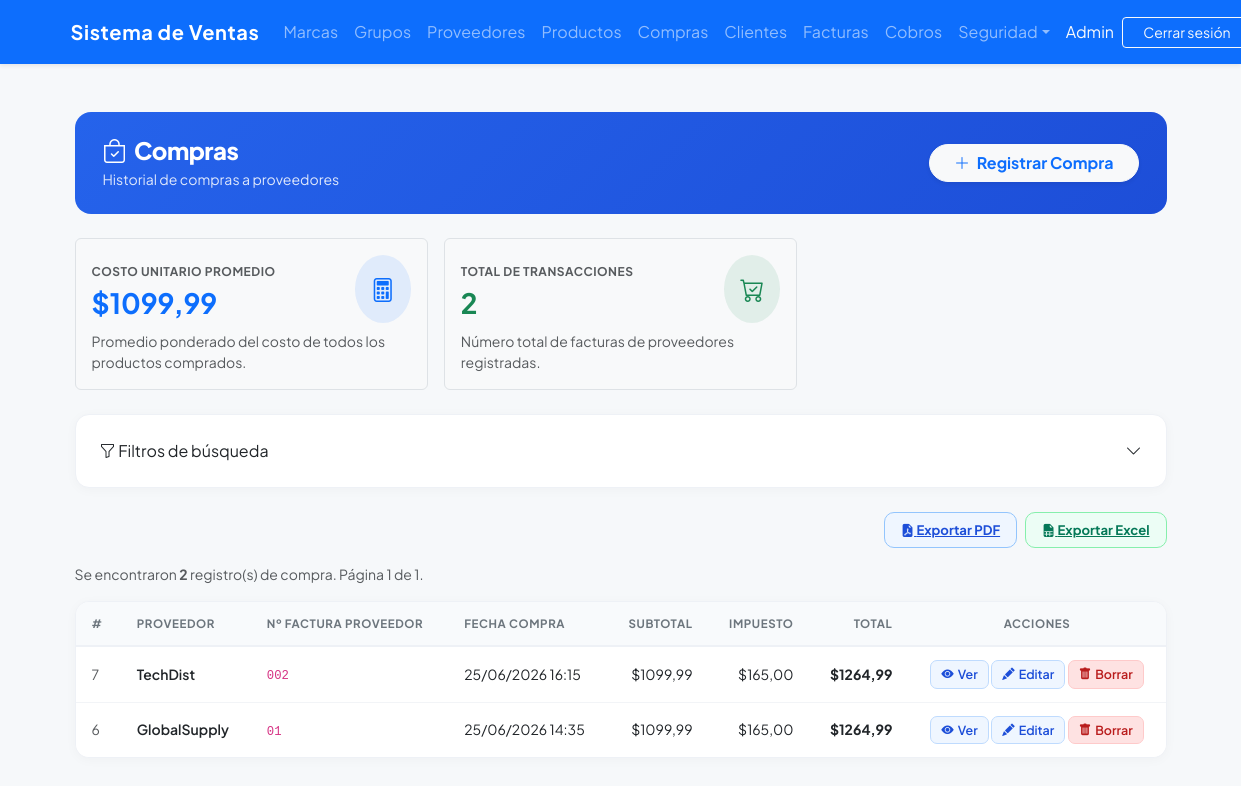
Before: /purchases/ (signed in) with the older database file.
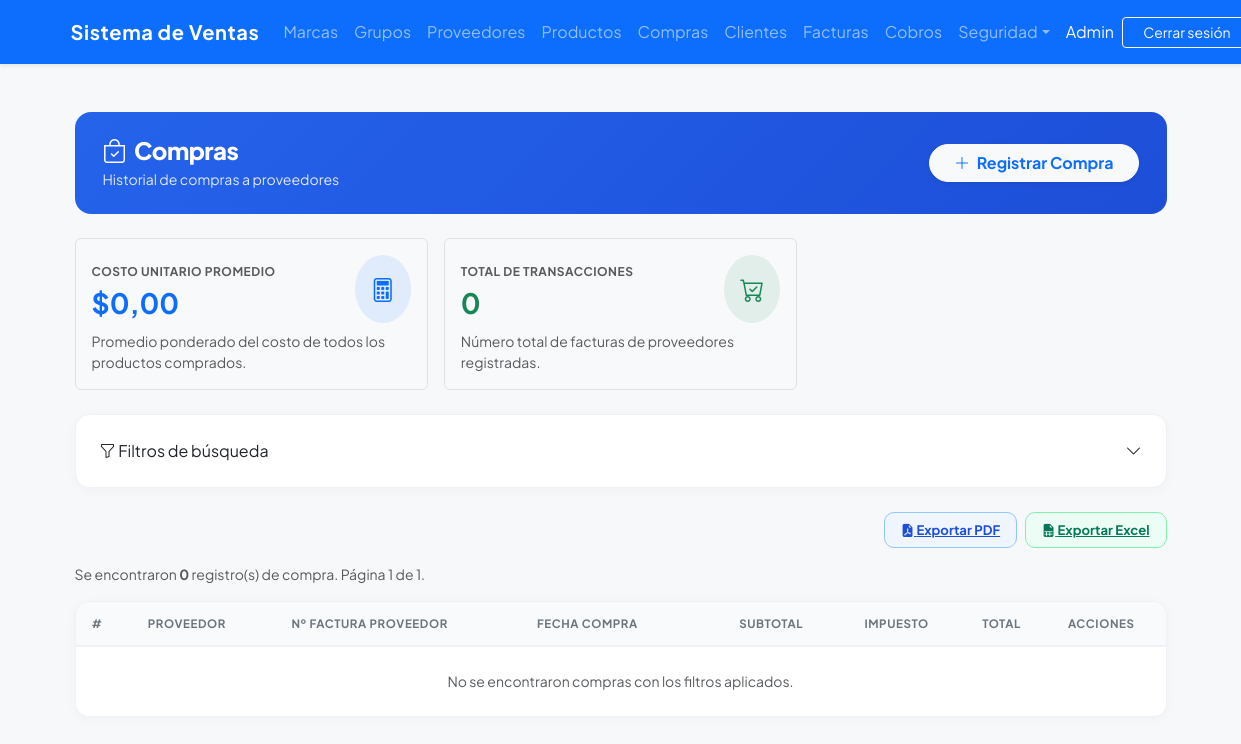
After: the same page with the newer database file.
### purchasing/models.py (models this page shows, shortened)
class Purchase(models.Model):
    TIPO_PAGO = [
        ('contado', 'Contado'),
        ('credito', 'Crédito'),
    ]
    ESTADO = [
        ('PENDIENTE', 'Pendiente'),
        ('PAGADA', 'Pagada'),
        ('ANULADA', 'Anulada'),
    ]
    supplier = models.ForeignKey(
        Supplier, on_delete=models.PROTECT, related_name='purchases', verbose_name='Proveedor'
    )
    document_number = models.CharField(
        max_length=20, verbose_name='Nº de Factura Proveedor'
    )
    purchase_date = models.DateTimeField(auto_now_add=True, verbose_name='Fecha de Compra')
    subtotal = models.DecimalField(max_digits=12, decimal_places=2, default=0, verbose_name='Subtotal')
    tax = models.DecimalField(max_digits=12, decimal_places=2, default=0, verbose_name='Impuesto (15%)')
    total = models.DecimalField(max_digits=12, decimal_places=2, default=0, verbose_name='Total')
    tipo_pago = models.CharField(max_length=10, choices=TIPO_PAGO, default='contado', verbose_name='Tipo de Pago')
    saldo = models.DecimalField(max_digits=12, decimal_places=2, default=0, verbose_name='Saldo Pendiente')
    estado = models.CharField(max_length=10, choices=ESTADO, default='PENDIENTE', verbose_name='Estado')
    is_active = models.BooleanField(default=True, verbose_name='Activa')
    class Meta:
        verbose_name = 'Compra'
        verbose_name_plural = 'Compras'
        ordering = ['-purchase_date']
        unique_together = ['supplier', 'document_number']

### billing/models.py (models this page shows, shortened)
class Supplier(models.Model):
    name = models.CharField(max_length=200, verbose_name='Nombre de la Empresa')
    contact_name = models.CharField(max_length=200, blank=True, null=True, verbose_name = 'Nombre de Contacto')
    email = models.EmailField(blank=True, null=True, verbose_name = 'Correo Electronico')
    phone = models.CharField(max_length=20, blank=True, null=True, verbose_name = 'Teléfono')
    address = models.TextField(blank=True, null=True, verbose_name = 'Dirección')
    is_active = models.BooleanField(default=True, verbose_name = 'Activo')
    created_at = models.DateTimeField(auto_now_add=True, verbose_name = 'Creado el')
    updated_at = models.DateTimeField(auto_now=True, verbose_name = 'Actualizado el')
    class Meta:
        verbose_name = 'Proveedor'
        verbose_name_plural = 'Proveedores'
        ordering = ['name']

### purchasing/views.py (the view, shortened to what this page needs)
# urls.py: path('', views.purchase_list, name='purchase_list'),
@login_required
@group_required('Administrador', 'Analista de Compras')
@audit_action('LIST_PURCHASES')
def purchase_list(request):
    purchases = Purchase.objects.all().select_related('supplier')
    p = request.GET
    supplier_id = p.get('supplier', '')
    date_min = p.get('date_min', '')
    date_max = p.get('date_max', '')
    doc_number = p.get('doc_number', '')
    if supplier_id:
        purchases = purchases.filter(supplier_id=supplier_id)
    if doc_number:
        purchases = purchases.filter(document_number__icontains=doc_number)
    if date_min and date_max:
        purchases = purchases.filter(purchase_date__date__range=[date_min, date_max])
    elif date_min:
        purchases = purchases.filter(purchase_date__date__gte=date_min)
    elif date_max:
        purchases = purchases.filter(purchase_date__date__lte=date_max)
    export_format = p.get('export')
    avg_cost_data = PurchaseDetail.objects.aggregate(avg_cost=Avg('unit_cost'))
    avg_cost = avg_cost_data['avg_cost'] or Decimal('0.00')
    paginator = Paginator(purchases, 10)
    page_number = request.GET.get('page')
    page_obj = paginator.get_page(page_number)
    suppliers = Supplier.objects.filter(is_active=True).order_by('name')
    params = request.GET.copy()
    params.pop('page', None)
    query_string = params.urlencode()
    has_active_filters = any([supplier_id, date_min, date_max, doc_number])
    ALL_COLUMNS = [
        ('id', 'ID'),
        ('supplier', 'Proveedor'),
        ('document_number', 'Nº Factura Proveedor'),
        ('purchase_date', 'Fecha Compra'),
        ('subtotal', 'Subtotal'),
        ('tax', 'Impuesto'),
        ('total', 'Total'),
    ]
    columns = request.GET.getlist('columns')
    if not columns:
        columns = [c[0] for c in ALL_COLUMNS]
    return render(request, 'purchasing/purchase_list.html', {
        'page_obj': page_obj,
        'paginator': paginator,
        'avg_cost': avg_cost,
        'suppliers': suppliers,
        'filter': p,
        'query_string': query_string,
        'has_active_filters': has_active_filters,
        'available_columns': ALL_COLUMNS,
        'selected_columns': columns,
    })

### security/templatetags/security_tags.py (called while the page is built)
@register.filter(name='has_group')
def has_group(user, group_name):
    if not user.is_authenticated:
        return False
    if user.is_superuser:      # el superusuario ve todo
        return True
    return user.groups.filter(name=group_name).exists()

### purchasing/templates/purchasing/purchase_list.html (shortened to what the changed rows need)
{% extends 'billing/base.html' %}
{% block content %}
<div class="container-fluid py-4">
  <div class="page-header d-flex justify-content-between align-items-center mb-4">
    <div>
      <h1><i class="bi bi-bag-check me-2"></i>Compras</h1>
    </div>
  </div>
  <div class="row g-3 mb-4">
  <div class="col-md-4">
    <div class="card stat-card bg-light border p-3">
      <div class="d-flex align-items-center justify-content-between">
        <div>
          <span class="text-uppercase text-muted fw-bold small" style="font-size: 0.75rem; letter-spacing: 0.5px;">Costo Unitario Promedio</span>
          <h3 class="fw-bold text-primary mb-0 mt-1">${{ avg_cost|floatformat:2 }}</h3>
        </div>
      </div>
    </div>
  </div>
  <div class="col-md-4">
    <div class="card stat-card bg-light border p-3">
      <div class="d-flex align-items-center justify-content-between">
        <div>
          <span class="text-uppercase text-muted fw-bold small" style="font-size: 0.75rem; letter-spacing: 0.5px;">Total de Transacciones</span>
          <h3 class="fw-bold text-success mb-0 mt-1">{{ paginator.count }}</h3>
        </div>
      </div>
    </div>
  </div>
</div>
<p class="text-muted small">
  Se encontraron <strong>{{ paginator.count }}</strong> registro(s) de compra.
  Página {{ page_obj.number }} de {{ paginator.num_pages }}.
</p>
<div class="products-table">
  <table class="table mb-0">
    <thead>
      <tr>
        {% if 'id' in selected_columns %}<th>#</th>{% endif %}
        {% if 'supplier' in selected_columns %}<th>Proveedor</th>{% endif %}
        {% if 'document_number' in selected_columns %}<th>Nº Factura Proveedor</th>{% endif %}
        {% if 'purchase_date' in selected_columns %}<th>Fecha Compra</th>{% endif %}
        {% if 'subtotal' in selected_columns %}<th class="text-end">Subtotal</th>{% endif %}
        {% if 'tax' in selected_columns %}<th class="text-end">Impuesto</th>{% endif %}
        {% if 'total' in selected_columns %}<th class="text-end">Total</th>{% endif %}
        <th class="text-center">Acciones</th>
      </tr>
    </thead>
    <tbody>
      {% for item in page_obj %}
      <tr>
        {% if 'id' in selected_columns %}<td class="text-muted small">{{ item.id }}</td>{% endif %}
        {% if 'supplier' in selected_columns %}<td class="fw-semibold">{{ item.supplier.name }}</td>{% endif %}
        {% if 'document_number' in selected_columns %}<td><code>{{ item.document_number }}</code></td>{% endif %}
        {% if 'purchase_date' in selected_columns %}<td>{{ item.purchase_date|date:"d/m/Y H:i" }}</td>{% endif %}
        {% if 'subtotal' in selected_columns %}<td class="text-end">${{ item.subtotal }}</td>{% endif %}
        {% if 'tax' in selected_columns %}<td class="text-end">${{ item.tax }}</td>{% endif %}
        {% if 'total' in selected_columns %}<td class="text-end fw-bold">${{ item.total }}</td>{% endif %}
        <td class="text-center text-nowrap">
          <a href="{% url 'purchasing:purchase_detail' item.pk %}" class="btn-view" title="Ver Detalle">
            <i class="bi bi-eye-fill me-1"></i>Ver
          </a>
          <a href="{% url 'purchasing:purchase_update' item.pk %}" class="btn-edit"><i class="bi bi-pencil-fill me-1"></i>Editar</a>
          <a href="{% url 'purchasing:purchase_delete' item.pk %}" class="btn-del"><i class="bi bi-trash-fill me-1"></i>Borrar</a>
        </td>
      </tr>
      {% empty %}
      <tr>
        <td colspan="100" class="text-center py-4 text-muted">
          No se encontraron compras con los filtros aplicados.
        </td>
      </tr>
      {% endfor %}
    </tbody>
  </table>
</div>
</div>
{% endblock %}

Changed rows visible on the page:
removed Purchase: id "7", supplier.name "TechDist", document_number "002", purchase_date "25/06/2026 16:15", subtotal "1099,99", tax "165,00", total "1264,99"
removed Purchase: id "6", supplier.name "GlobalSupply", document_number "01", purchase_date "25/06/2026 14:35", subtotal "1099,99", tax "165,00", total "1264,99"
Other visible differences:
{{ avg_cost|floatformat:2 }}: "1099,99" → "0,00"
{{ paginator.count }}: "2" → "0"
text now shown: "No se encontraron compras con los filtros aplicados."
